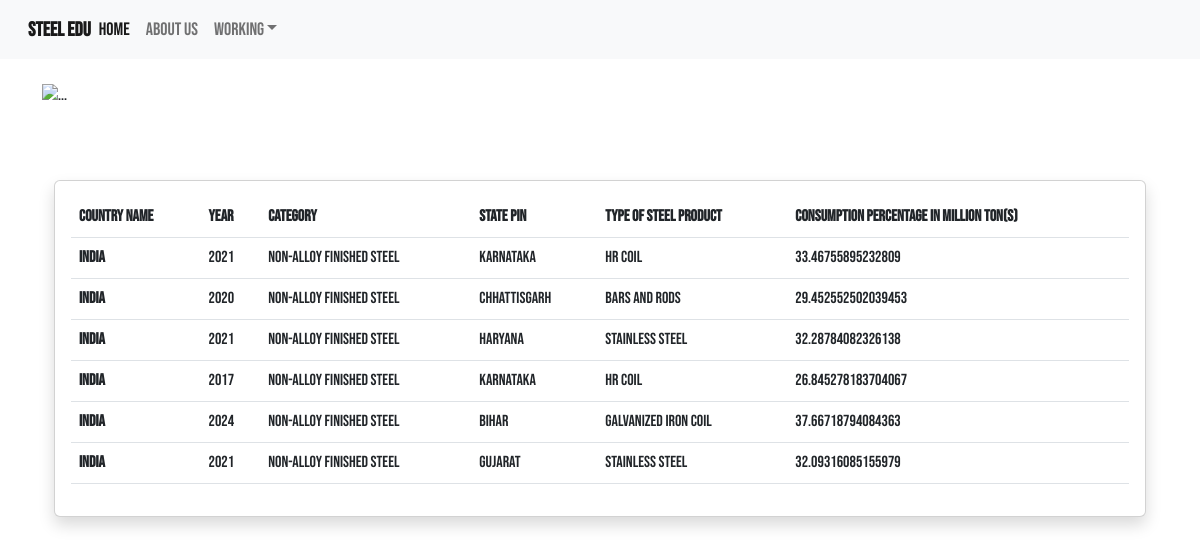
The page /database/ on the database as committed earlier.
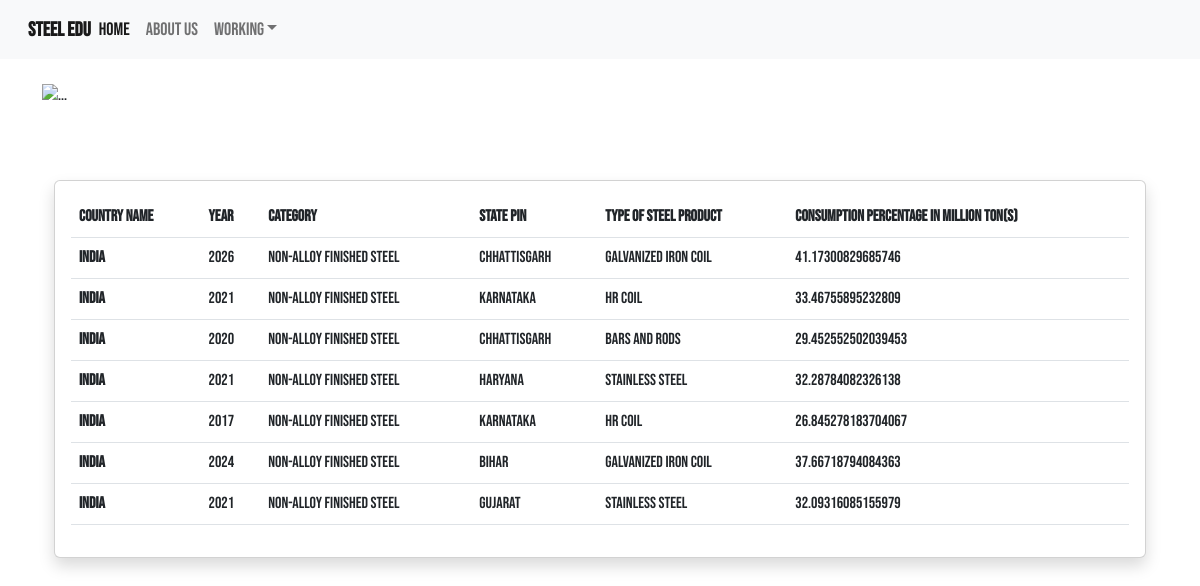
The same page on the database as committed later.
### dashboard/models.py (models this page shows, shortened)
class Data(models.Model):
    country = models.PositiveIntegerField(choices=COUNTRYNAME, null=True)
    year = models.PositiveIntegerField(validators=[MinValueValidator(2017), MaxValueValidator(2026)], null = True)
    category = models.PositiveIntegerField(choices=CATEGORIES, null=True)
    state = models.PositiveIntegerField(choices=STATES, null=True)
    type = models.PositiveIntegerField(choices=STEELTYPE, null=True)
    consumption = models.FloatField(null= True, blank = True)
    date = models.DateTimeField(auto_now_add=True)
    class Meta:
       ordering = ['-date']

### dashboard/views.py (the view)
# urls.py: path("database/", views.prediction, name='dashboard-prediction'),
def prediction(request):
    predicted_consumption = Data.objects.all()
    context = {
        'predicted_consumption' : predicted_consumption
    }
    return render(request, 'prediction.html', context)

### templates/prediction.html (shortened to what this page needs)
{% extends 'base.html' %}
{% block body %}
<head>
      <link rel="stylesheet" href="static/style.css">
<link rel="stylesheet" href="https://cdn.jsdelivr.net/npm/@fortawesome/fontawesome-free@6.1.1/css/fontawesome.min.css">
</head>
<div class="container">
<img src="https://source.unsplash.com/1200x400/?measurement" class="img-fluid my-4" alt="...">
<br>
<br>
<div class="container">
    <div class="row mt-4">
        <div class="col-md-12 offset-md-2">
            <div class="card shadow">
                <div class="card-body">
                    <table class="table">
                        <thead>
                          <tr>
                            <th scope="col">Country Name</th>
                            <th scope="col">Year</th>
                            <th scope="col">Category</th>
                            <th scope="col">State Pin</th>
                            <th scope="col">Type of steel product</th>
                            <th scope="col">Consumption Percentage in Million Ton(s)</th>
                          </tr>
                        </thead>
                        <tbody>
                          {% for data in predicted_consumption %}
                          <tr>
                            <th scope="row">{%if data.country %}INDIA {%endif %}</th>
                            <td>{{data.year}}</td>
                            <td>{%if data.category %} Non-Alloy Finished Steel{%endif%}</td>
                            <td>
                              {% if data.state == 5 %}Bihar{%endif%}
                              {% if data.state == 6 %}Chhattisgarh{%endif%}
                              {% if data.state == 8 %}Gujarat{%endif%}
                              {% if data.state == 9 %}Haryana{%endif%}
                              {% if data.state == 12 %}Karnataka{%endif%}
                            </td>
                            <td>
                              {% if data.type == 0 %}Bars and Rods{%endif%}
                              {% if data.type == 1 %}Stainless Steel{%endif%}
                              {% if data.type == 2 %}HR Coil{%endif%}
                              {% if data.type == 3 %}Galvanized Iron Coil{%endif%}
                            </td>
                            <td>{{data.consumption}}</td>
                          </tr>
                          {% endfor %}
                        </tbody>
                      </table>
                </div>
            </div>
        </div>
    </div>
</div>
</div>
{%endblock body%}

### templates/base.html (shortened to what this page needs)
{%load static%}
<!DOCTYPE html>
<html lang = "en">
<head>
    <link rel="stylesheet" href="https://cdn.jsdelivr.net/npm/bootstrap@5.2.0-beta1/dist/css/bootstrap.rtl.min.css">
  </head>
  <body>
    <section class="head2">
    <nav class="navbar navbar-expand-lg bg-light">
      <div class="container-fluid">
        <a class="navbar-brand" href="#"><b>STEEL EDU</b></a>
        <div class="collapse navbar-collapse" id="navbarSupportedContent">
          <ul class="navbar-nav mr-auto mb-2 mb-lg-0">
            <li class="nav-item">
              <a class="nav-link active" aria-current="page" href="{% url 'dashboard-home' %}">Home</a>
            </li>
            <li class="nav-item">
              <a class="nav-link" href="{% url 'dashboard-about' %}">About us</a>
            </li>
            <li class="nav-item dropdown">
              <a class="nav-link dropdown-toggle" href="#" id="navbarDropdown" role="button" data-bs-toggle="dropdown" aria-expanded="false">
                Working
              </a>
            </li>
          </ul>
        </div>
      </div>
    </nav>
</section>
    {% block body %} {% endblock body %}
  </body>
</html>

### static/style.css (style rules this page uses)
* { margin: 0; padding: 0; font-family: 'Bebas Neue', cursive; }
.head2 { font-size: large; background-color: rgba(255, 255, 255, 0.608); width: 100%; height: 60px; background-position: center; background-size: cover; position: relative; }
.row { margin-top: 5%; display: flex; }

Rows that differ between the two databases and show on the page:
added Data: country "INDIA", year "2026", category "Non-Alloy Finished Steel", state "Chhattisgarh", type "Galvanized Iron Coil", consumption "41.17300829685746"
